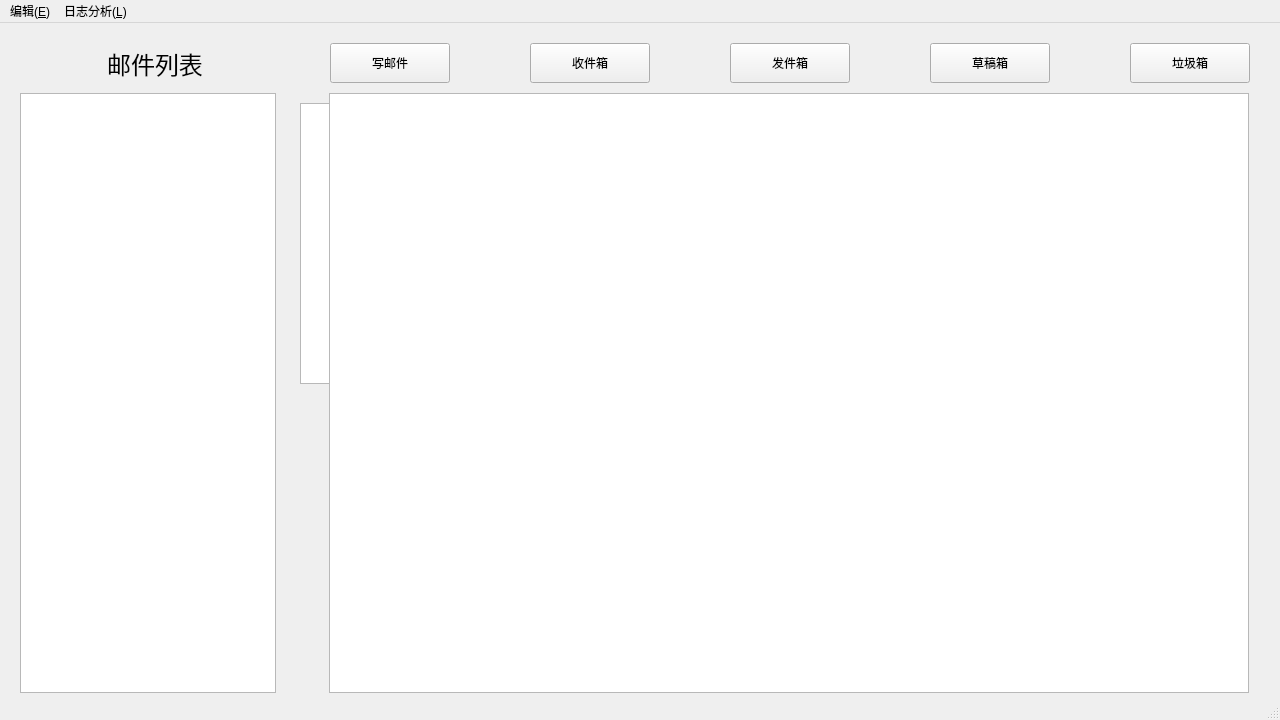
<?xml version="1.0" encoding="UTF-8"?>
<ui version="4.0">
 <class>ClientWindow</class>
 <widget class="QMainWindow" name="ClientWindow">
  <property name="geometry">
   <rect>
    <x>0</x>
    <y>0</y>
    <width>1280</width>
    <height>720</height>
   </rect>
  </property>
  <property name="minimumSize">
   <size>
    <width>1280</width>
    <height>720</height>
   </size>
  </property>
  <property name="maximumSize">
   <size>
    <width>1280</width>
    <height>720</height>
   </size>
  </property>
  <property name="windowTitle">
   <string>汪汪邮箱</string>
  </property>
  <widget class="QWidget" name="centralWidget">
   <widget class="QTextEdit" name="WriteMail">
    <property name="geometry">
     <rect>
      <x>300</x>
      <y>80</y>
      <width>521</width>
      <height>281</height>
     </rect>
    </property>
   </widget>
   <widget class="QPushButton" name="NewMail">
    <property name="geometry">
     <rect>
      <x>330</x>
      <y>20</y>
      <width>120</width>
      <height>40</height>
     </rect>
    </property>
    <property name="text">
     <string>写邮件</string>
    </property>
   </widget>
   <widget class="QPushButton" name="RecvMail">
    <property name="geometry">
     <rect>
      <x>530</x>
      <y>20</y>
      <width>120</width>
      <height>40</height>
     </rect>
    </property>
    <property name="text">
     <string>收件箱</string>
    </property>
   </widget>
   <widget class="QPushButton" name="pushButton_3">
    <property name="geometry">
     <rect>
      <x>730</x>
      <y>20</y>
      <width>120</width>
      <height>40</height>
     </rect>
    </property>
    <property name="text">
     <string>发件箱</string>
    </property>
   </widget>
   <widget class="QPushButton" name="pushButton_4">
    <property name="geometry">
     <rect>
      <x>930</x>
      <y>20</y>
      <width>120</width>
      <height>40</height>
     </rect>
    </property>
    <property name="text">
     <string>草稿箱</string>
    </property>
   </widget>
   <widget class="QPushButton" name="pushButton_5">
    <property name="geometry">
     <rect>
      <x>1130</x>
      <y>20</y>
      <width>120</width>
      <height>40</height>
     </rect>
    </property>
    <property name="text">
     <string>垃圾箱</string>
    </property>
   </widget>
   <widget class="QTextBrowser" name="ReadMail">
    <property name="geometry">
     <rect>
      <x>329</x>
      <y>70</y>
      <width>920</width>
      <height>600</height>
     </rect>
    </property>
   </widget>
   <widget class="QLabel" name="label">
    <property name="geometry">
     <rect>
      <x>20</x>
      <y>20</y>
      <width>270</width>
      <height>41</height>
     </rect>
    </property>
    <property name="font">
     <font>
      <family>等线</family>
      <pointsize>18</pointsize>
     </font>
    </property>
    <property name="layoutDirection">
     <enum>Qt::LeftToRight</enum>
    </property>
    <property name="text">
     <string>邮件列表</string>
    </property>
    <property name="alignment">
     <set>Qt::AlignCenter</set>
    </property>
   </widget>
   <widget class="QListWidget" name="listWidget">
    <property name="geometry">
     <rect>
      <x>20</x>
      <y>70</y>
      <width>256</width>
      <height>600</height>
     </rect>
    </property>
   </widget>
  </widget>
  <widget class="QMenuBar" name="menuBar">
   <property name="geometry">
    <rect>
     <x>0</x>
     <y>0</y>
     <width>1280</width>
     <height>22</height>
    </rect>
   </property>
   <widget class="QMenu" name="menu_E">
    <property name="title">
     <string>编辑(&amp;E)</string>
    </property>
    <addaction name="action_undo"/>
    <addaction name="action_redo"/>
    <addaction name="separator"/>
    <addaction name="action_cut"/>
    <addaction name="action_copy"/>
    <addaction name="action_paste"/>
    <addaction name="separator"/>
    <addaction name="action_selectAll"/>
   </widget>
   <widget class="QMenu" name="menu_L">
    <property name="title">
     <string>日志分析(&amp;L)</string>
    </property>
    <addaction name="action"/>
   </widget>
   <addaction name="menu_E"/>
   <addaction name="menu_L"/>
  </widget>
  <widget class="QStatusBar" name="statusBar"/>
  <action name="action_undo">
   <property name="text">
    <string>撤销</string>
   </property>
   <property name="shortcut">
    <string>Ctrl+Z</string>
   </property>
  </action>
  <action name="action_redo">
   <property name="text">
    <string>恢复</string>
   </property>
   <property name="shortcut">
    <string>Ctrl+Y</string>
   </property>
  </action>
  <action name="action_cut">
   <property name="text">
    <string>剪切</string>
   </property>
   <property name="shortcut">
    <string>Ctrl+X</string>
   </property>
  </action>
  <action name="action_copy">
   <property name="text">
    <string>复制</string>
   </property>
   <property name="shortcut">
    <string>Ctrl+C</string>
   </property>
  </action>
  <action name="action_paste">
   <property name="text">
    <string>粘贴</string>
   </property>
   <property name="shortcut">
    <string>Ctrl+V</string>
   </property>
  </action>
  <action name="action_selectAll">
   <property name="text">
    <string>全选</string>
   </property>
   <property name="shortcut">
    <string>Ctrl+A</string>
   </property>
  </action>
  <action name="action">
   <property name="text">
    <string>查看日志(&amp;\)</string>
   </property>
  </action>
 </widget>
 <layoutdefault spacing="6" margin="11"/>
 <resources/>
 <connections/>
</ui>
